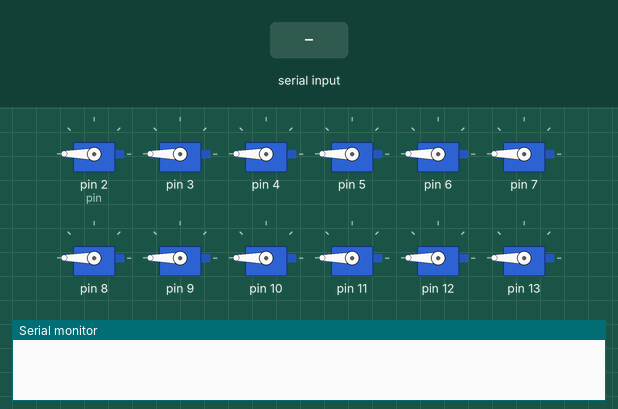
Simulated run of this sketch. Board: Arduino Uno, built with avr-gcc and run on an emulated ATmega328P. On the bench: 12 × servo, the last lines printed to the serial monitor. Inputs (shaded band) come from the test bench. EEPROM starts erased.

Above: at 1.2 s.
1.3 s: "30,150\n" received over Serial
At 1.45 s:
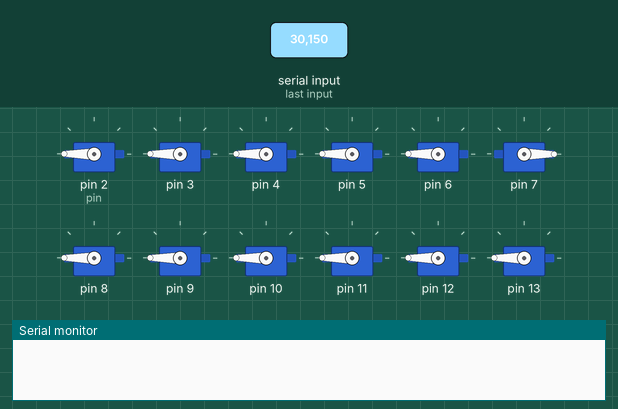
At 4.1 s:
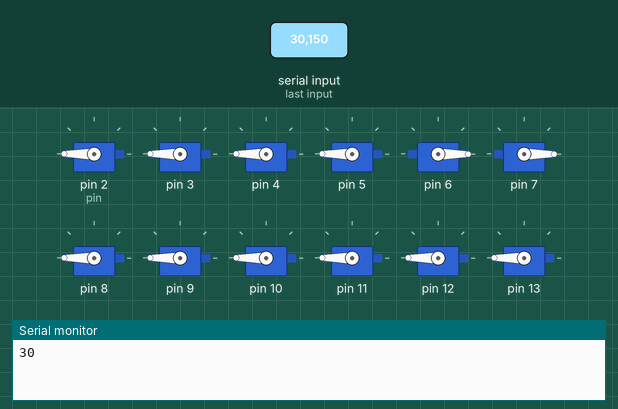
4.3 s: "200\n" received over Serial
At 6.48 s:
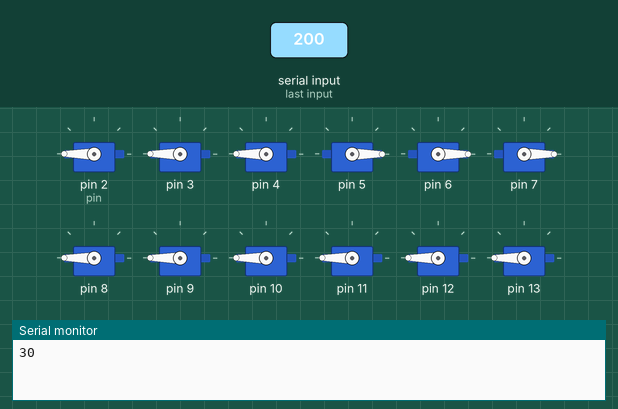
7.3 s: "30,150\n" received over Serial
10.3 s: "200\n" received over Serial
Timing chart, 0 to 15.9 s (numbered marks = the images above; inputs shaded):
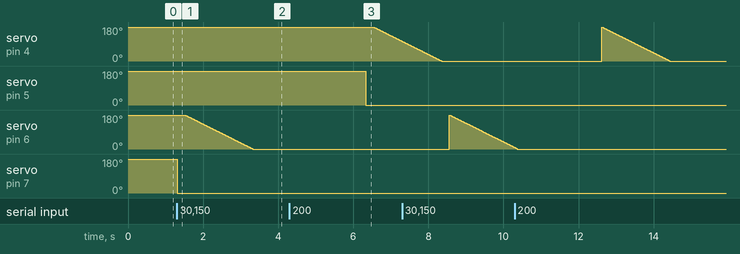

Measured:
- after the input at 1.3 s, servo on pin 6: moves from 180° to 0° over 1.8 s, starting after 0.22 s; servo on pin 7: 180° → 0° at once
- after the input at 4.3 s, servo on pin 4: moves from 180° to 105° over 0.75 s, starting after 2.2 s; servo on pin 5: 180° → 0° after 2.0 s

The sketch:

arduino.ino
```cpp
#include <EEPROM.h>
#include <Servo.h>

const int lockers = 6;
const int pin = 2;
const int doorlock = 180;
const int doorunlock = 0;
const int keylock = 90;
const int keyunlock = 0;

Servo servo[lockers * 2];

void setup()
{
  Serial.begin(9600);
  for (int i = 0; i < lockers * 2; i++)
  {
    servo[i].attach(pin + i);
    servo[i].write(EEPROM.read(i));
  }
}

void lock(int locker, int motor[])
{
  for (int j = doorunlock; j <= doorlock; j++)
  {
    servo[motor[locker] * 2].write(j);
    delay(10);
  }
  delay(200);
  servo[motor[locker] * 2 + 1].write(keylock);
  EEPROM.write(motor[locker] * 2, doorlock);
  EEPROM.write(motor[locker] * 2 + 1, keylock);
}

void unlock(int locker, int motor[])
{
  servo[motor[locker] * 2 + 1].write(keyunlock);
  delay(200);
  for (int j = doorlock; j >= doorunlock; j--)
  {
    servo[motor[locker] * 2].write(j);
    delay(10);
  }
  EEPROM.write(motor[locker] * 2, doorunlock);
  EEPROM.write(motor[locker] * 2 + 1, keyunlock);
}

void loop()
{
  if (Serial.available() > 0)
  {
    String receivedserial = Serial.readStringUntil('\n');
    int serial = receivedserial.toInt();
    int inputs = (serial / 10), input, count = 0, clone = inputs;
    bool action = serial % 10;
    while (clone != 0)
    {
      clone = clone / 10;
      count += 1;
    }
    int motor[count];
    for (int i = 0; i < count; i++)
    {
      clone = inputs % 10;
      inputs = inputs / 10;
      motor[i] = clone - 1;
    }
    if (action)
    {
      for (int i = 0; i < count; i++)
      {
        lock(i, motor);
      }
    }
    else
    {
      for (int i = 0; i < count; i++)
      {
        unlock(i, motor);
      }
    }
    Serial.println(serial);
  }
}
```
